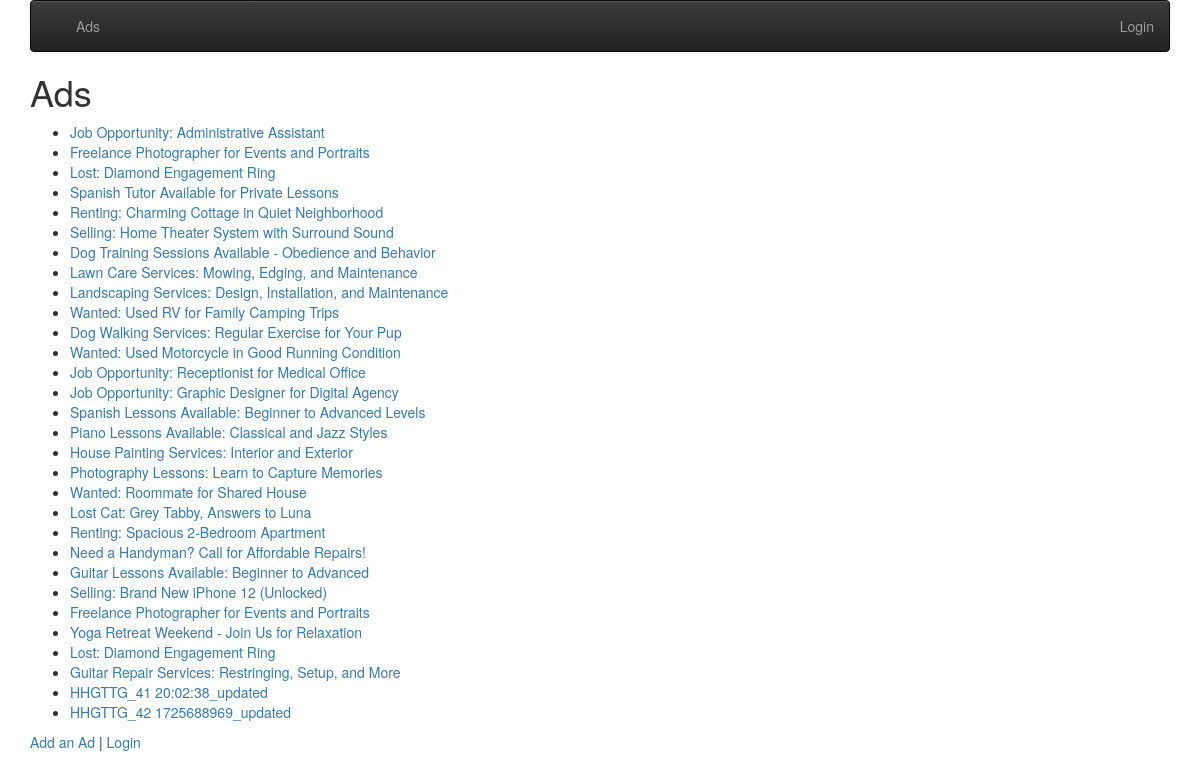
The page / on the database its author committed.
### ads/models.py (models this page shows, shortened)
class Ad(models.Model) :
    title = models.CharField(
            max_length=200,
            validators=[MinLengthValidator(2, "Title must be greater than 2 characters")]
    )
    price = models.DecimalField(max_digits=7, decimal_places=2, null=True)
    text = models.TextField()
    owner = models.ForeignKey(settings.AUTH_USER_MODEL, on_delete=models.CASCADE)
    created_at = models.DateTimeField(auto_now_add=True)
    updated_at = models.DateTimeField(auto_now=True)

### ads/views.py (the view)
# urls.py: path('', views.AdListView.as_view()),
class AdListView(OwnerListView):
    model = Ad

### ads/templates/ads/ad_list.html (shortened to what this page needs)
{% extends "base_menu.html" %}
{% block content %}
<h1>Ads</h1>
<p>
{% if ad_list %}
<ul>
  {% for ad in ad_list %}
    <li>
        <a href="{% url 'ads:ad_detail' ad.id %}">{{ ad.title }}</a>
    </li>
  {% endfor %}
</ul>
{% else %}
  <p>There are no ads in the database.</p>
{% endif %}
</p>
<p>
<a href="{% url 'ads:ad_create' %}">Add an Ad</a> |
{% if user.is_authenticated %}
<form action="{% url 'logout' %}" method="post">
    {% csrf_token %}
    <input type="hidden" name="next" value="{% url 'ads:all' %}">
    <button type="submit" style="background: none; border: none; padding: 0; font: inherit; cursor: pointer; outline: inherit;"><a href="">Logout</a></button>
    <a href="{% url 'login' %}?next={% url 'ads:all' %}">Login</a>
</form>
{% else %}
<a href="{% url 'login' %}?next={% url 'ads:all' %}">Login</a>
{% endif %}
</p>
{% endblock %}

### rows shown on the page
Ad: title "Job Opportunity: Administrative Assistant"
Ad: title "Freelance Photographer for Events and Portraits"
Ad: title "Lost: Diamond Engagement Ring"
Ad: title "Spanish Tutor Available for Private Lessons"
Ad: title "Renting: Charming Cottage in Quiet Neighborhood"
Ad: title "Selling: Home Theater System with Surround Sound"
Ad: title "Dog Training Sessions Available - Obedience and Behavior"
Ad: title "Lawn Care Services: Mowing, Edging, and Maintenance"
Ad: title "Landscaping Services: Design, Installation, and Maintenance"
Ad: title "Wanted: Used RV for Family Camping Trips"
Ad: title "Dog Walking Services: Regular Exercise for Your Pup"
Ad: title "Wanted: Used Motorcycle in Good Running Condition"
Ad: title "Job Opportunity: Receptionist for Medical Office"
Ad: title "Job Opportunity: Graphic Designer for Digital Agency"
Ad: title "Spanish Lessons Available: Beginner to Advanced Levels"
Ad: title "Piano Lessons Available: Classical and Jazz Styles"
Ad: title "House Painting Services: Interior and Exterior"
Ad: title "Photography Lessons: Learn to Capture Memories"
Ad: title "Wanted: Roommate for Shared House"
Ad: title "Lost Cat: Grey Tabby, Answers to Luna"
Ad: title "Renting: Spacious 2-Bedroom Apartment"
Ad: title "Need a Handyman? Call for Affordable Repairs!"
Ad: title "Guitar Lessons Available: Beginner to Advanced"
Ad: title "Selling: Brand New iPhone 12 (Unlocked)"
Ad: title "Freelance Photographer for Events and Portraits"
Ad: title "Yoga Retreat Weekend - Join Us for Relaxation"
Ad: title "Lost: Diamond Engagement Ring"
Ad: title "Guitar Repair Services: Restringing, Setup, and More"
Ad: title "HHGTTG_41 20:02:38_updated"
Ad: title "HHGTTG_42 1725688969_updated"
